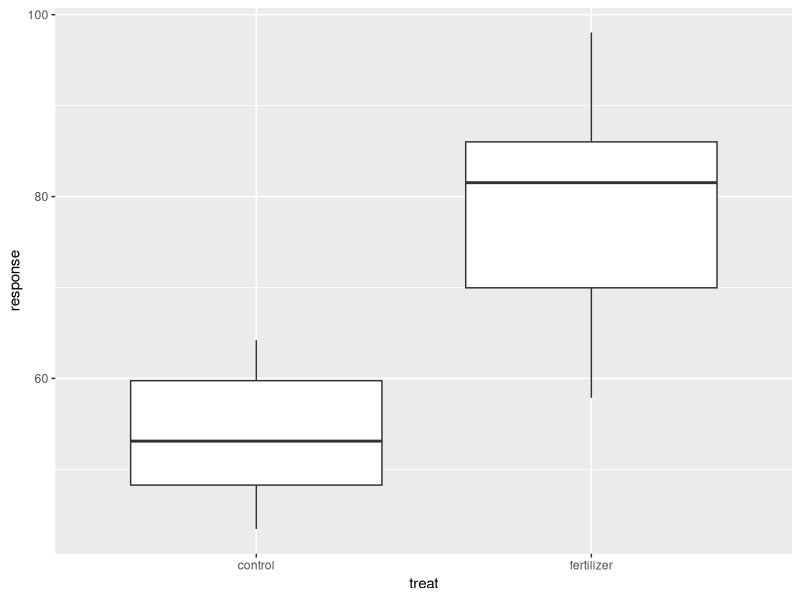
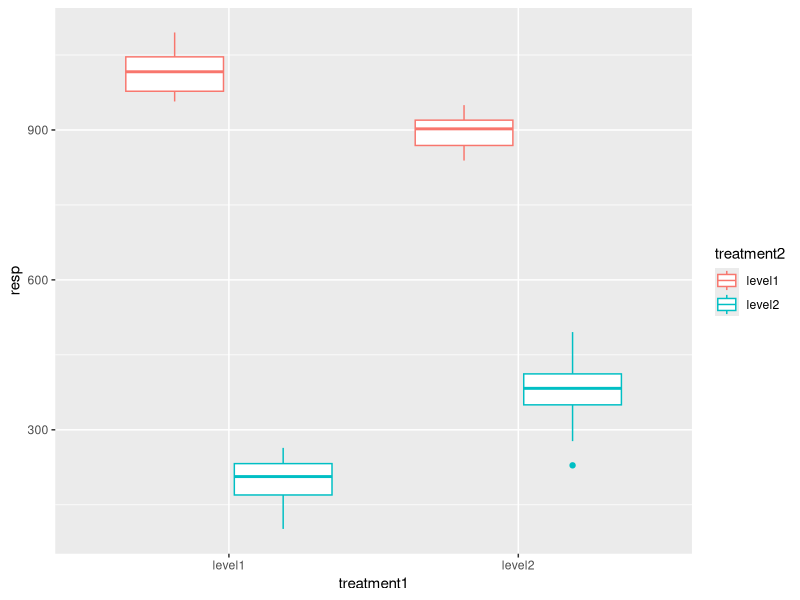
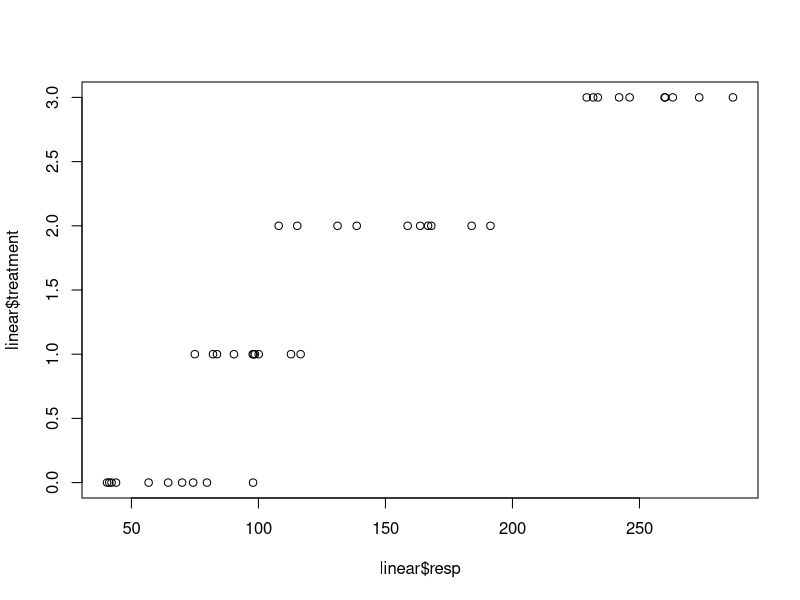
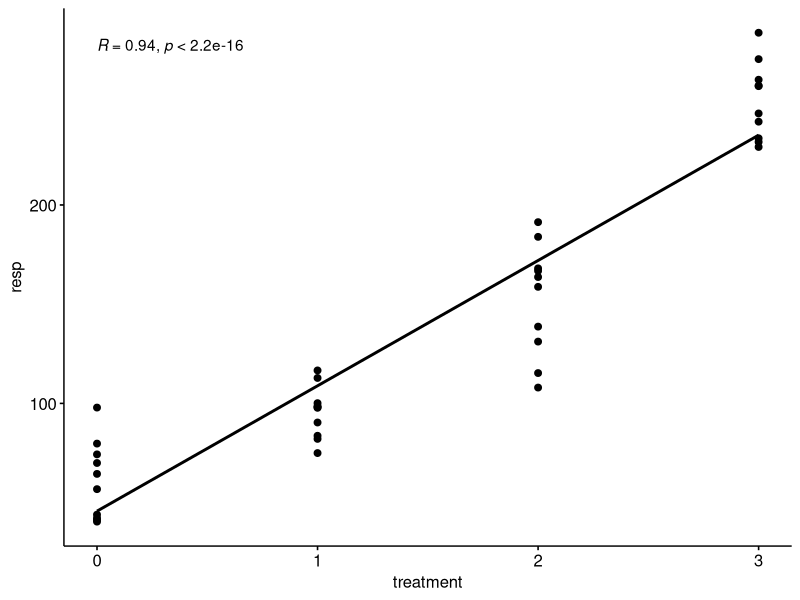
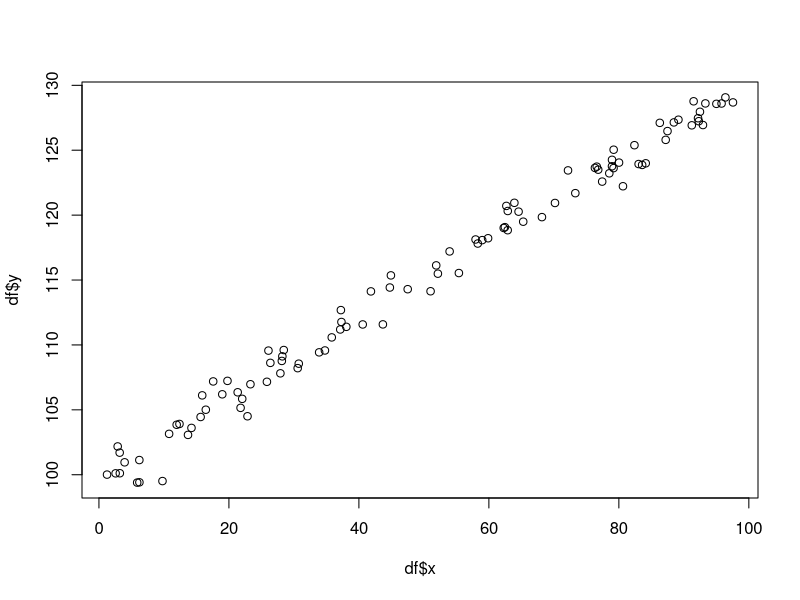
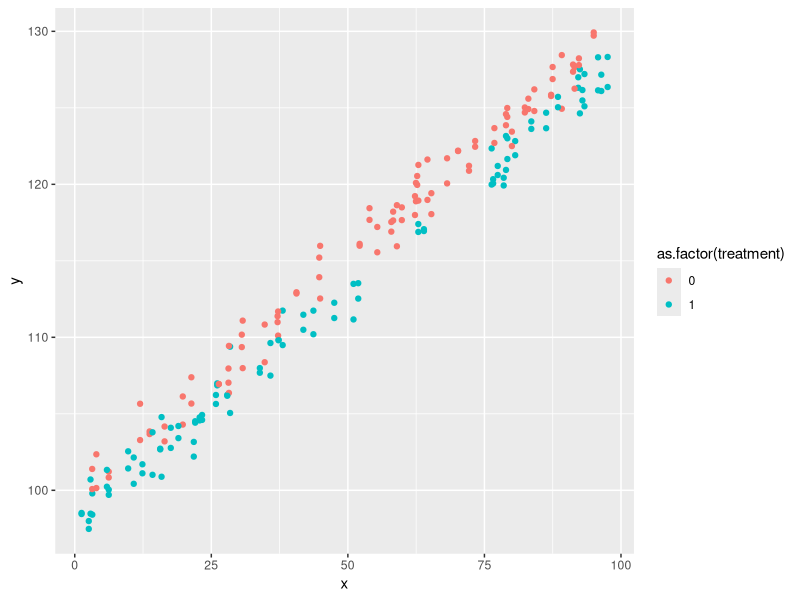

Generate these figures, in order, with R:
rm(list=ls())
options(stringsAsFactors = FALSE)
graphics.off()
### lab 4 Simulating data and metadata
library(ggplot2)
library(ggpubr)

set.seed(137)

treatment<-rep(c("control","fertilizer"),each=20)
treatment

response<-ifelse(treatment=="control",rnorm(20,50,10),rnorm(20,80,11))
mydata<-data.frame(treat=treatment,resp=response)

ggplot(mydata,aes(treat,response))+geom_boxplot()

#### two different categforical treatments
treatment1<-rep(c("level1","level2"),each=2,20)
treatment2<-rep(c("level1","level2"),each=1,40)

mydata2<-data.frame(treat1=treatment1,treat2=treatment2)

resp<-rnorm(80,c(1000,200,900,400),sd=50)
AllData<-data.frame(resp,treatment1,treatment2)

ggplot(AllData,aes(treatment1,resp))+geom_boxplot(aes(color=treatment2))

resp<-rnorm(80,c(100,300,200,900),sd=50)
AllData<-data.frame(resp, treatment1,treatment2)

###
treatment<-rep(c(0:3),10)##dummy variable
resp<-rnorm(40,c(50,100,150,250),sd=20)
linear<-data.frame(treatment,resp)

plot(linear$treatment~linear$resp)
ggscatter(linear,'treatment','resp',
add= "reg.line",
cor.coef="TRUE")

## y=a+bx+e
rm(list=ls())
set.seed(137)
alpha<-100
beta<-0.3
sigma<-1

x<-runif(n = 100,min = 1,max = 100)

y<-rnorm(length(x),alpha+beta*x,sigma)
df<-data.frame(y,x)
plot(df$y~df$x)
summary(lm(df$y~df$x))

treatment<-c(0,1)
treat.coef<--2
##a +bx+b2z+e

y<-rnorm(length(x)*length(treatment),alpha+beta*x+treat.coef*treatment,sigma)
df<-data.frame(y=y,x=x,treatment=rep(treatment,100))

ggplot(df, aes(x,y))+geom_point(aes(color=as.factor(treatment)))
